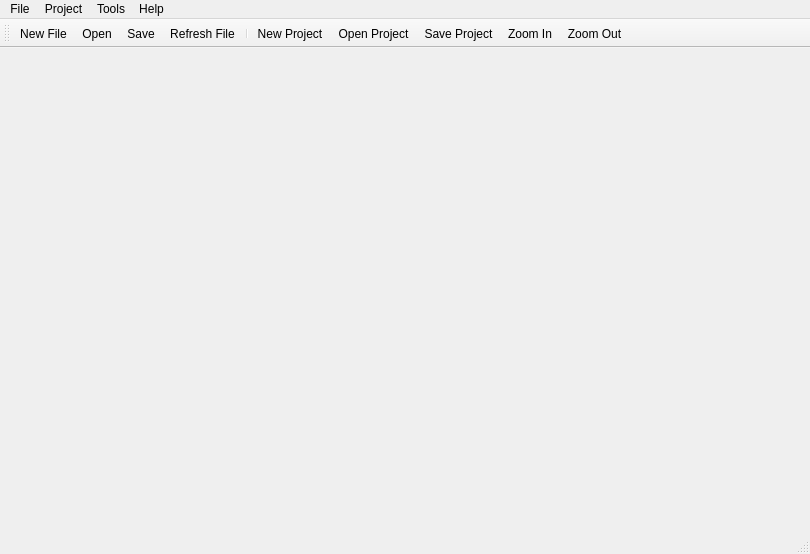
<?xml version="1.0" encoding="UTF-8"?>
<ui version="4.0">
 <class>MainWindow</class>
 <widget class="QMainWindow" name="MainWindow">
  <property name="geometry">
   <rect>
    <x>0</x>
    <y>0</y>
    <width>810</width>
    <height>554</height>
   </rect>
  </property>
  <property name="acceptDrops">
   <bool>true</bool>
  </property>
  <property name="windowTitle">
   <string>Az Log Analizer</string>
  </property>
  <widget class="QWidget" name="centralwidget"/>
  <widget class="QMenuBar" name="menubar">
   <property name="geometry">
    <rect>
     <x>0</x>
     <y>0</y>
     <width>810</width>
     <height>26</height>
    </rect>
   </property>
   <widget class="QMenu" name="menuFile">
    <property name="title">
     <string>File</string>
    </property>
    <addaction name="actionNewFile"/>
    <addaction name="actionSaveFile"/>
    <addaction name="actionSaveFileAs"/>
    <addaction name="actionOpenFile"/>
    <addaction name="actionRefresh_File"/>
    <addaction name="separator"/>
    <addaction name="actionExit"/>
   </widget>
   <widget class="QMenu" name="menuProject">
    <property name="title">
     <string>Project</string>
    </property>
    <addaction name="actionNew_Project"/>
    <addaction name="actionOpen_Project"/>
    <addaction name="actionSave_Project"/>
   </widget>
   <widget class="QMenu" name="menuHelp">
    <property name="title">
     <string>Help</string>
    </property>
    <addaction name="actionAbout"/>
    <addaction name="actionAbout_QT"/>
   </widget>
   <widget class="QMenu" name="menuTools">
    <property name="title">
     <string>Tools</string>
    </property>
    <addaction name="actionZoom_In"/>
    <addaction name="actionZoom_Out"/>
    <addaction name="separator"/>
    <addaction name="actionAdd_Bookmark"/>
    <addaction name="actionDelete_Bookmark"/>
    <addaction name="actionClean_All_Bookmarks"/>
   </widget>
   <addaction name="menuFile"/>
   <addaction name="menuProject"/>
   <addaction name="menuTools"/>
   <addaction name="menuHelp"/>
  </widget>
  <widget class="QStatusBar" name="statusbar"/>
  <widget class="QToolBar" name="toolBar">
   <property name="windowTitle">
    <string>toolBar</string>
   </property>
   <attribute name="toolBarArea">
    <enum>TopToolBarArea</enum>
   </attribute>
   <attribute name="toolBarBreak">
    <bool>false</bool>
   </attribute>
   <addaction name="actionNewFile"/>
   <addaction name="actionOpenFile"/>
   <addaction name="actionSaveFile"/>
   <addaction name="actionRefresh_File"/>
   <addaction name="separator"/>
   <addaction name="actionNew_Project"/>
   <addaction name="actionOpen_Project"/>
   <addaction name="actionSave_Project"/>
   <addaction name="actionZoom_In"/>
   <addaction name="actionZoom_Out"/>
  </widget>
  <action name="actionNewFile">
   <property name="icon">
    <iconset resource="img/img.qrc">
     <normaloff>:/img/file.png</normaloff>:/img/file.png</iconset>
   </property>
   <property name="text">
    <string>New File</string>
   </property>
   <property name="shortcut">
    <string>Ctrl+N</string>
   </property>
  </action>
  <action name="actionSaveFile">
   <property name="icon">
    <iconset resource="img/img.qrc">
     <normaloff>:/img/save.png</normaloff>:/img/save.png</iconset>
   </property>
   <property name="text">
    <string>Save</string>
   </property>
   <property name="toolTip">
    <string>Save File</string>
   </property>
   <property name="shortcut">
    <string>Ctrl+S</string>
   </property>
  </action>
  <action name="actionOpenFile">
   <property name="icon">
    <iconset resource="img/img.qrc">
     <normaloff>:/img/open.png</normaloff>:/img/open.png</iconset>
   </property>
   <property name="text">
    <string>Open</string>
   </property>
   <property name="toolTip">
    <string>Open File</string>
   </property>
   <property name="shortcut">
    <string>Ctrl+O</string>
   </property>
  </action>
  <action name="actionExit">
   <property name="icon">
    <iconset resource="img/img.qrc">
     <normaloff>:/img/close.png</normaloff>:/img/close.png</iconset>
   </property>
   <property name="text">
    <string>Exit</string>
   </property>
  </action>
  <action name="actionSaveFileAs">
   <property name="icon">
    <iconset resource="img/img.qrc">
     <normaloff>:/img/save.png</normaloff>:/img/save.png</iconset>
   </property>
   <property name="text">
    <string>Save as</string>
   </property>
   <property name="toolTip">
    <string>Save File as</string>
   </property>
   <property name="shortcut">
    <string>Ctrl+Shift+S</string>
   </property>
  </action>
  <action name="actionNew_Project">
   <property name="icon">
    <iconset resource="img/img.qrc">
     <normaloff>:/img/file_proj.png</normaloff>:/img/file_proj.png</iconset>
   </property>
   <property name="text">
    <string>New Project</string>
   </property>
   <property name="shortcut">
    <string>Ctrl+Alt+Shift+N</string>
   </property>
  </action>
  <action name="actionOpen_Project">
   <property name="icon">
    <iconset resource="img/img.qrc">
     <normaloff>:/img/open_proj.png</normaloff>:/img/open_proj.png</iconset>
   </property>
   <property name="text">
    <string>Open Project</string>
   </property>
   <property name="shortcut">
    <string>Ctrl+Alt+Shift+O</string>
   </property>
  </action>
  <action name="actionSave_Project">
   <property name="icon">
    <iconset resource="img/img.qrc">
     <normaloff>:/img/save_poj.png</normaloff>:/img/save_poj.png</iconset>
   </property>
   <property name="text">
    <string>Save Project</string>
   </property>
   <property name="shortcut">
    <string>Ctrl+Alt+Shift+S</string>
   </property>
  </action>
  <action name="actionAbout">
   <property name="text">
    <string>About</string>
   </property>
  </action>
  <action name="actionAbout_QT">
   <property name="text">
    <string>About QT</string>
   </property>
  </action>
  <action name="actionZoom_In">
   <property name="icon">
    <iconset resource="img/img.qrc">
     <normaloff>:/img/zoom_in.png</normaloff>:/img/zoom_in.png</iconset>
   </property>
   <property name="text">
    <string>Zoom In</string>
   </property>
   <property name="shortcut">
    <string>Ctrl+Shift+=</string>
   </property>
  </action>
  <action name="actionZoom_Out">
   <property name="icon">
    <iconset resource="img/img.qrc">
     <normaloff>:/img/zoom_out.png</normaloff>:/img/zoom_out.png</iconset>
   </property>
   <property name="text">
    <string>Zoom Out</string>
   </property>
   <property name="shortcut">
    <string>Ctrl+_</string>
   </property>
  </action>
  <action name="actionAdd_Bookmark">
   <property name="text">
    <string>Add Bookmark</string>
   </property>
  </action>
  <action name="actionDelete_Bookmark">
   <property name="text">
    <string>Delete Bookmark</string>
   </property>
  </action>
  <action name="actionClean_All_Bookmarks">
   <property name="text">
    <string>Clean All Bookmarks</string>
   </property>
   <property name="toolTip">
    <string>Clean All Bookmarks</string>
   </property>
  </action>
  <action name="actionRefresh_File">
   <property name="icon">
    <iconset resource="img/img.qrc">
     <normaloff>:/img/reload_file.png</normaloff>:/img/reload_file.png</iconset>
   </property>
   <property name="text">
    <string>Refresh File</string>
   </property>
   <property name="shortcut">
    <string>F5</string>
   </property>
  </action>
 </widget>
 <resources>
  <include location="img/img.qrc"/>
  <include location="img/img.qrc"/>
 </resources>
 <connections/>
</ui>
